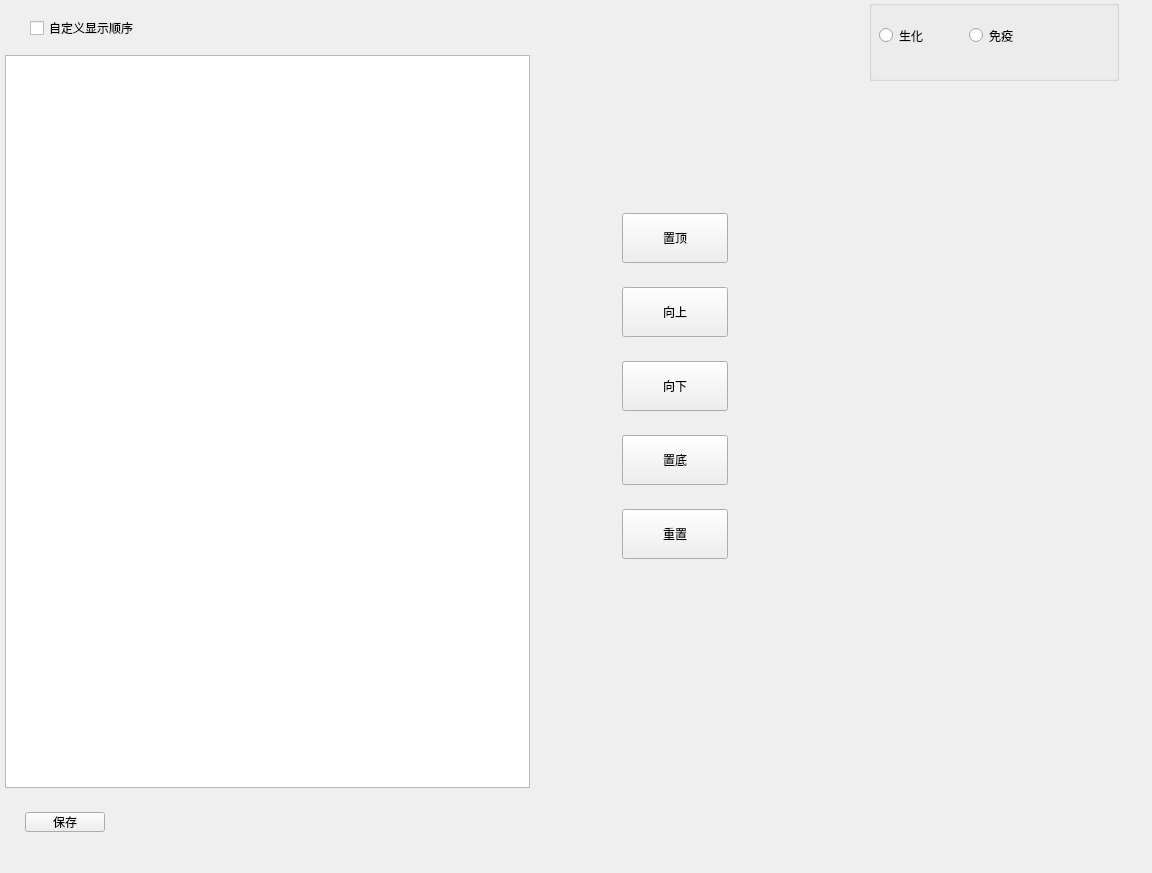
<?xml version="1.0" encoding="UTF-8"?>
<ui version="4.0">
 <class>QAssaySet</class>
 <widget class="QWidget" name="QAssaySet">
  <property name="geometry">
   <rect>
    <x>0</x>
    <y>0</y>
    <width>1152</width>
    <height>873</height>
   </rect>
  </property>
  <property name="windowTitle">
   <string>QAssaySet</string>
  </property>
  <widget class="QPushButton" name="save_Button">
   <property name="geometry">
    <rect>
     <x>25</x>
     <y>812</y>
     <width>80</width>
     <height>20</height>
    </rect>
   </property>
   <property name="text">
    <string>保存</string>
   </property>
   <property name="buttons" stdset="0">
    <string>flat</string>
   </property>
  </widget>
  <widget class="QCheckBox" name="user_checkBox">
   <property name="geometry">
    <rect>
     <x>30</x>
     <y>8</y>
     <width>500</width>
     <height>40</height>
    </rect>
   </property>
   <property name="text">
    <string>自定义显示顺序</string>
   </property>
   <property name="checks" stdset="0">
    <string>push</string>
   </property>
  </widget>
  <widget class="QTableView" name="assayView">
   <property name="geometry">
    <rect>
     <x>5</x>
     <y>55</y>
     <width>525</width>
     <height>733</height>
    </rect>
   </property>
   <property name="styleSheet">
    <string notr="true"/>
   </property>
   <property name="verticalScrollBarPolicy">
    <enum>Qt::ScrollBarAsNeeded</enum>
   </property>
   <property name="horizontalScrollBarPolicy">
    <enum>Qt::ScrollBarAsNeeded</enum>
   </property>
   <property name="horizontalScrollMode">
    <enum>QAbstractItemView::ScrollPerPixel</enum>
   </property>
   <property name="showGrid">
    <bool>false</bool>
   </property>
   <attribute name="horizontalHeaderDefaultSectionSize">
    <number>100</number>
   </attribute>
   <attribute name="horizontalHeaderHighlightSections">
    <bool>false</bool>
   </attribute>
   <attribute name="horizontalHeaderShowSortIndicator" stdset="0">
    <bool>false</bool>
   </attribute>
   <attribute name="horizontalHeaderStretchLastSection">
    <bool>true</bool>
   </attribute>
   <attribute name="verticalHeaderDefaultSectionSize">
    <number>44</number>
   </attribute>
  </widget>
  <widget class="QGroupBox" name="groupBox">
   <property name="geometry">
    <rect>
     <x>869</x>
     <y>0</y>
     <width>250</width>
     <height>81</height>
    </rect>
   </property>
   <property name="title">
    <string/>
   </property>
   <widget class="QRadioButton" name="chButton">
    <property name="geometry">
     <rect>
      <x>10</x>
      <y>20</y>
      <width>100</width>
      <height>31</height>
     </rect>
    </property>
    <property name="text">
     <string>生化</string>
    </property>
   </widget>
   <widget class="QRadioButton" name="imButton">
    <property name="geometry">
     <rect>
      <x>100</x>
      <y>20</y>
      <width>100</width>
      <height>31</height>
     </rect>
    </property>
    <property name="text">
     <string>免疫</string>
    </property>
   </widget>
  </widget>
  <widget class="QFrame" name="line_v">
   <property name="geometry">
    <rect>
     <x>529</x>
     <y>55</y>
     <width>1</width>
     <height>733</height>
    </rect>
   </property>
   <property name="frameShape">
    <enum>QFrame::StyledPanel</enum>
   </property>
   <property name="frameShadow">
    <enum>QFrame::Raised</enum>
   </property>
   <property name="lines" stdset="0">
    <string>solid</string>
   </property>
  </widget>
  <widget class="QFrame" name="line_h">
   <property name="geometry">
    <rect>
     <x>5</x>
     <y>55</y>
     <width>525</width>
     <height>1</height>
    </rect>
   </property>
   <property name="frameShape">
    <enum>QFrame::StyledPanel</enum>
   </property>
   <property name="frameShadow">
    <enum>QFrame::Raised</enum>
   </property>
   <property name="lines" stdset="0">
    <string>solid</string>
   </property>
  </widget>
  <widget class="QFrame" name="line_v_2">
   <property name="geometry">
    <rect>
     <x>5</x>
     <y>55</y>
     <width>1</width>
     <height>733</height>
    </rect>
   </property>
   <property name="frameShape">
    <enum>QFrame::StyledPanel</enum>
   </property>
   <property name="frameShadow">
    <enum>QFrame::Raised</enum>
   </property>
   <property name="lines" stdset="0">
    <string>solid</string>
   </property>
  </widget>
  <widget class="QFrame" name="line_h_2">
   <property name="geometry">
    <rect>
     <x>5</x>
     <y>787</y>
     <width>525</width>
     <height>1</height>
    </rect>
   </property>
   <property name="frameShape">
    <enum>QFrame::StyledPanel</enum>
   </property>
   <property name="frameShadow">
    <enum>QFrame::Raised</enum>
   </property>
   <property name="lines" stdset="0">
    <string>solid</string>
   </property>
  </widget>
  <widget class="QLabel" name="bk_label">
   <property name="geometry">
    <rect>
     <x>5</x>
     <y>5</y>
     <width>525</width>
     <height>46</height>
    </rect>
   </property>
   <property name="text">
    <string/>
   </property>
   <property name="bks" stdset="0">
    <string>gray</string>
   </property>
  </widget>
  <widget class="QWidget" name="widget" native="true">
   <property name="geometry">
    <rect>
     <x>622</x>
     <y>213</y>
     <width>106</width>
     <height>511</height>
    </rect>
   </property>
   <property name="minimumSize">
    <size>
     <width>106</width>
     <height>0</height>
    </size>
   </property>
   <layout class="QVBoxLayout" name="verticalLayout">
    <property name="spacing">
     <number>24</number>
    </property>
    <property name="leftMargin">
     <number>0</number>
    </property>
    <property name="topMargin">
     <number>0</number>
    </property>
    <property name="rightMargin">
     <number>0</number>
    </property>
    <property name="bottomMargin">
     <number>0</number>
    </property>
    <item>
     <widget class="QPushButton" name="top_Button">
      <property name="minimumSize">
       <size>
        <width>106</width>
        <height>50</height>
       </size>
      </property>
      <property name="maximumSize">
       <size>
        <width>106</width>
        <height>50</height>
       </size>
      </property>
      <property name="text">
       <string>置顶</string>
      </property>
      <property name="buttons" stdset="0">
       <string>btn_dlg</string>
      </property>
     </widget>
    </item>
    <item>
     <widget class="QPushButton" name="pre_Button">
      <property name="minimumSize">
       <size>
        <width>106</width>
        <height>50</height>
       </size>
      </property>
      <property name="maximumSize">
       <size>
        <width>106</width>
        <height>50</height>
       </size>
      </property>
      <property name="text">
       <string>向上</string>
      </property>
      <property name="buttons" stdset="0">
       <string>btn_dlg</string>
      </property>
     </widget>
    </item>
    <item>
     <widget class="QPushButton" name="next_Button">
      <property name="minimumSize">
       <size>
        <width>106</width>
        <height>50</height>
       </size>
      </property>
      <property name="maximumSize">
       <size>
        <width>106</width>
        <height>50</height>
       </size>
      </property>
      <property name="text">
       <string>向下</string>
      </property>
      <property name="buttons" stdset="0">
       <string>btn_dlg</string>
      </property>
     </widget>
    </item>
    <item>
     <widget class="QPushButton" name="bottom_Button">
      <property name="minimumSize">
       <size>
        <width>106</width>
        <height>50</height>
       </size>
      </property>
      <property name="maximumSize">
       <size>
        <width>106</width>
        <height>50</height>
       </size>
      </property>
      <property name="text">
       <string>置底</string>
      </property>
      <property name="buttons" stdset="0">
       <string>btn_dlg</string>
      </property>
     </widget>
    </item>
    <item>
     <widget class="QPushButton" name="reset_Button">
      <property name="minimumSize">
       <size>
        <width>106</width>
        <height>50</height>
       </size>
      </property>
      <property name="maximumSize">
       <size>
        <width>106</width>
        <height>50</height>
       </size>
      </property>
      <property name="text">
       <string>重置</string>
      </property>
      <property name="buttons" stdset="0">
       <string>btn_dlg</string>
      </property>
     </widget>
    </item>
    <item>
     <spacer name="verticalSpacer">
      <property name="orientation">
       <enum>Qt::Vertical</enum>
      </property>
      <property name="sizeHint" stdset="0">
       <size>
        <width>20</width>
        <height>40</height>
       </size>
      </property>
     </spacer>
    </item>
   </layout>
  </widget>
  <zorder>widget</zorder>
  <zorder>save_Button</zorder>
  <zorder>assayView</zorder>
  <zorder>groupBox</zorder>
  <zorder>line_v</zorder>
  <zorder>line_h</zorder>
  <zorder>line_v_2</zorder>
  <zorder>line_h_2</zorder>
  <zorder>bk_label</zorder>
  <zorder>user_checkBox</zorder>
 </widget>
 <layoutdefault spacing="6" margin="11"/>
 <resources/>
 <connections/>
</ui>
